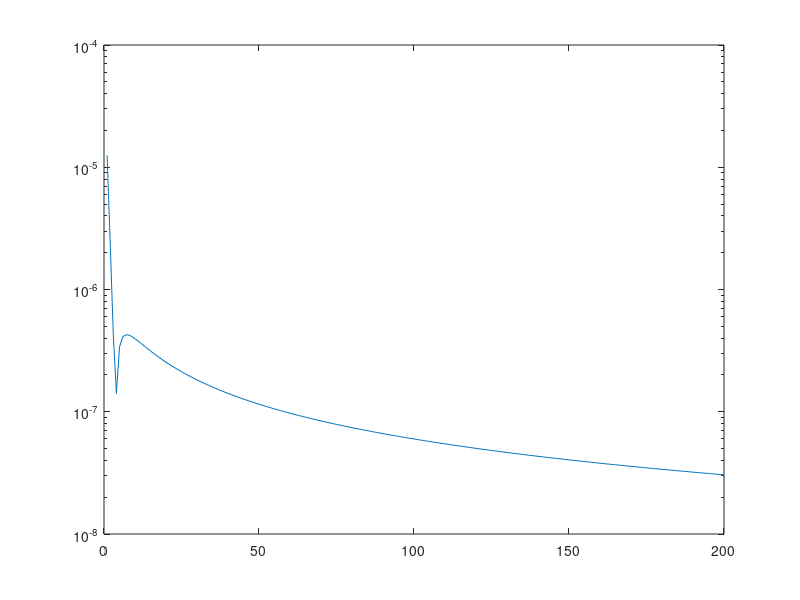

Write the MATLAB code that produced this figure.
%% Define a function f(X), that takes as input a column vector 
f = @(x) exp(1)^(-norm(x)^2);
%% Helper funcions
grad = @(x) -2*x*exp(-norm(x)^2);
Hessian = @(x) -2*eye(10)* ...
    exp(1)^(-norm(x)^2)+4*x*x'*exp(1)^(-norm(x)^2);
%% Define a function Q(x,x0), that the output is the equation * 
Q = @(x,x0) f(x0)+grad(x0)'* ...
    (x-x0)+1/2*(x-x0)'*Hessian(x0)*(x-x0);
%%
x0 = ones(10,1);
rng(1); %fix random seed
d = randn(10,1);
d = d/norm(d);
err = [];
%%
for k=1:200
    ep = 1/k;
    x = x0+ep*d;
    err(end+1)= abs(f(x)-Q(x,x0))/ep^2;
end
%%
semilogy(err);


